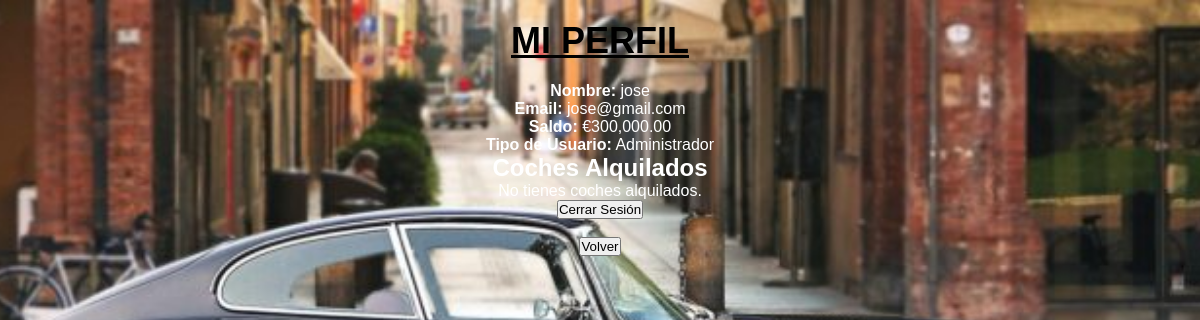
The app's page /perfil.php (signed in) with its own data.
### tables this page shows
CREATE TABLE `usuarios` (
  `id_usuario` int(10) unsigned NOT NULL AUTO_INCREMENT,
  `nombre` varchar(50) NOT NULL,
  `email` varchar(100) NOT NULL,
  `password` varchar(255) NOT NULL,
  `tipo_usuario` enum('Comprador','Vendedor','Administrador') NOT NULL,
  `saldo` decimal(10,2) NOT NULL DEFAULT '0.00',
  PRIMARY KEY (`id_usuario`),
  UNIQUE KEY `email` (`email`)
);

### perfil.php (the view, shortened to what this page needs)
<?php
include 'db.php';
$id_usuario = $_SESSION['id_usuario'];
$sql_usuario = "SELECT * FROM usuarios WHERE id_usuario = '$id_usuario'";
$resultado_usuario = mysqli_query($conexion, $sql_usuario);
$usuario = mysqli_fetch_assoc($resultado_usuario);
$sql_alquileres = "SELECT alquileres.id_alquiler, coches.id_coche, coches.modelo, coches.marca, coches.color
                   FROM alquileres
                   JOIN coches ON alquileres.id_coche = coches.id_coche
                   WHERE alquileres.id_usuario = '$id_usuario' AND alquileres.devuelto IS NULL";
$alquileres = mysqli_query($conexion, $sql_alquileres);
?>
<!DOCTYPE html>
<html lang="es">
<head>
    <link rel="stylesheet" type="text/css" href="estilo.css">
</head>
<body>
    <h1>Mi Perfil</h1>
    <div class="perfil-container">
        <p><strong>Nombre:</strong> <?php echo htmlspecialchars($usuario['nombre']); ?></p>
        <p><strong>Email:</strong> <?php echo htmlspecialchars($usuario['email']); ?></p>
        <p><strong>Saldo:</strong> €<?php echo number_format($usuario['saldo'], 2); ?></p>
        <p><strong>Tipo de Usuario:</strong> <?php echo ucfirst(htmlspecialchars($usuario['tipo_usuario'])); ?></p>
        <h2>Coches Alquilados</h2>
        <?php if (mysqli_num_rows($alquileres) > 0) { ?>
            <table>
                <tr>
                    <th>Modelo</th>
                    <th>Marca</th>
                    <th>Color</th>
                    <th>Acción</th>
                </tr>
                <?php while ($coche = mysqli_fetch_assoc($alquileres)) { ?>
                    <tr>
                        <td><?php echo htmlspecialchars($coche['modelo']); ?></td>
                        <td><?php echo htmlspecialchars($coche['marca']); ?></td>
                        <td><?php echo htmlspecialchars($coche['color']); ?></td>
                        <td>
                            <form action="devolver_coche.php" method="post">
                                <input type="hidden" name="id_alquiler" value="<?php echo $coche['id_alquiler']; ?>">
                                <input type="hidden" name="id_coche" value="<?php echo $coche['id_coche']; ?>">
                                <input type="submit" value="Devolver">
                            </form>
                        </td>
                    </tr>
                <?php } ?>
            </table>
        <?php } else { ?>
            <p>No tienes coches alquilados.</p>
        <?php } ?>
        <form action="logout.php" method="post">
            <input type="submit" value="Cerrar Sesión" class="logout-btn">
        </form><br>
        <form action="index.php" method="post">
            <input type="submit" value="Volver">
        </form>
    </div>
</body>
</html>

### estilo.css (style rules this page uses)
* { margin: 0; padding: 0; box-sizing: border-box; }
body { font-family: 'Poppins', Arial, Helvetica, sans-serif; background-color: #D3D3D3; background-image: url('img/imagenfondo.jpg'); background-size: cover; background-repeat: no-repeat; background-position: center; background-attachment: fixed; color: white; text-align: center; }
h1 { text-align: center; margin: 20px 0; font-size: 36px; text-transform: uppercase; text-decoration: underline; color: black; }

### records on screen
usuarios: nombre "jose", email "jose@gmail.com", saldo "300,000.00", tipo_usuario "Administrador"
